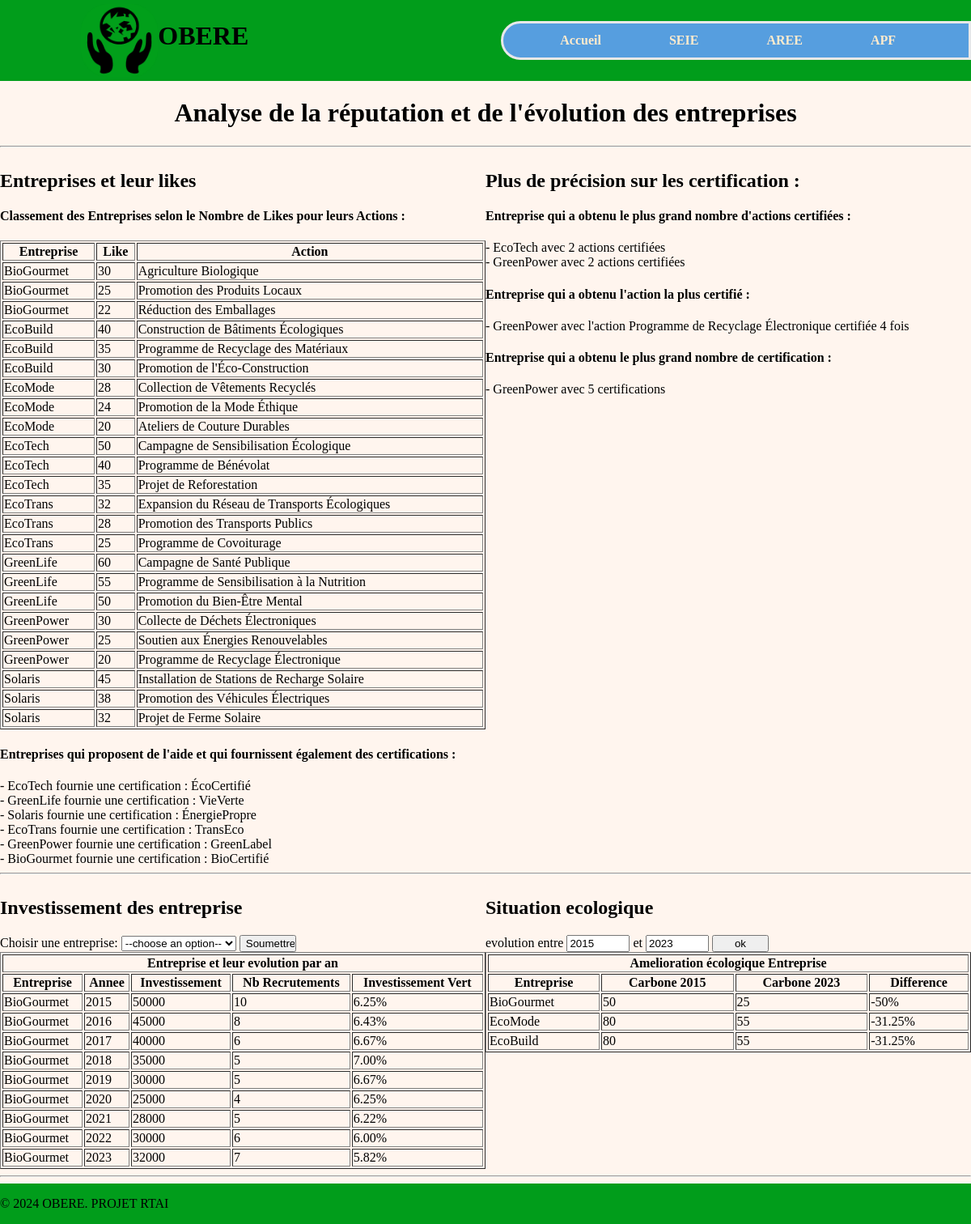
Screenshot of /site/page_aree.php with the database file from the repository.
### tables this page shows
CREATE TABLE Entreprise(
   nomE VARCHAR(50),
   siegeSocial VARCHAR(50),
   siteWeb VARCHAR(50),
   secteur VARCHAR(50),
   taille INT,
   latitude DECIMAL(9,6),
   longitude DECIMAL(9,6),
   PRIMARY KEY(nomE)
);

CREATE TABLE PeutSoutenir(
   nomE VARCHAR(50),
   idTA INT,
   PRIMARY KEY(nomE, idTA),
   FOREIGN KEY(nomE) REFERENCES Entreprise(nomE),
   FOREIGN KEY(idTA) REFERENCES TypeAction(idTA)
);

CREATE TABLE PeutLabeliser(
   nomE VARCHAR(50),
   idTA INT,
   label VARCHAR(50),
   PRIMARY KEY(nomE, idTA),
   FOREIGN KEY(nomE) REFERENCES Entreprise(nomE),
   FOREIGN KEY(idTA) REFERENCES TypeAction(idTA)
);

CREATE TABLE EvolutionEntreprise(
   idEE INT,
   anneeEE INT NOT NULL,
   chiffreAffaire INT,
   montantTotalInvestisement INT,
   nbRecrutement INT,
   quantiteCarbone INT,
   nomE VARCHAR(50) NOT NULL,
   PRIMARY KEY(idEE),
   FOREIGN KEY(nomE) REFERENCES Entreprise(nomE)
);

### site/utils.php (called while the page is built, shortened)
<?php
class Utils{
  static function query($connexion, $sql){
    $result = null;
    try{
      $statement = $connexion->prepare($sql);
      $statement->execute();
      $result = $statement->fetchAll();
    }
    catch (PDOException $e){
      echo 'Echec de query : '.$e->getMessage();
    }
    return $result;
  }
}
 ?>

### site/page_aree.php (the view, shortened to what this page needs)
<!DOCTYPE html>
<html lang="fr">
<head>
</head>
<body>
    <?php include "header.php"; ?>
    <h1>Analyse de la réputation et de l'évolution des entreprises</h1>
    <hr>
    <div class="section1">
        <section class="section">
            <h2>Entreprises et leur likes</h2>
            <?php
            include_once("utils.php");
            $connexion = Utils::connect();
            if ($connexion) {
                $sql1 = "SELECT E.nomE AS Entreprise, A.nomA AS Action, SUM(A.nbLike) AS TotalLikes
                        FROM Entreprise E
                        JOIN Action A ON E.nomE = A.nomE
                        GROUP BY E.nomE, A.nomA
                        ORDER BY E.nomE ASC, TotalLikes DESC;
                        ";
                $sql2 = "SELECT PS.nomE AS Entreprise, PS.idTA AS TypeAction, PL.label AS Certification
                FROM PeutSoutenir PS
                INNER JOIN PeutLabeliser PL ON PS.nomE = PL.nomE AND PS.idTA = PL.idTA;";
                $result1 = Utils::query($connexion, $sql1);
                $result2 = Utils::query($connexion, $sql2);
            }
            ?>
            <h4>Classement des Entreprises selon le Nombre de Likes pour leurs Actions :</h4>
            <table border="1">
                <tr>
                    <th>Entreprise</th>
                    <th>Like</th>
                    <th>Action</th>
                </tr>
                <?php
                foreach ($result1 as $row) {
                    echo '<tr>';
                    echo '<td>' . $row['Entreprise'] . ' </td>';
                    echo '<td>' . $row['TotalLikes'] . ' </td>';
                    echo '<td>' . $row['Action'] . ' </td>';
                    echo '</tr>';
                }
                ?>
            </table>
            <h4>Entreprises qui proposent de l'aide et qui fournissent également des certifications :</h4>
            <?php
            foreach ($result2 as $row) {
                echo '- ' . $row['Entreprise'] . ' fournie une certification : ' . $row['Certification'] .  ' <br>';
            }
            ?>
        </section>
        <section class="section">
            <h2>Plus de précision sur les certification :</h2>
            <?php
            include_once("utils.php");
            $connexion = Utils::connect();
            if ($connexion) {
                $sql1 = "SELECT nomE, COUNT(idA) AS nbActionL
                    FROM(
                        SELECT A.nomE, L.idA
                        FROM Action A, Labeliser L
                        WHERE A.IdA = L.IdA
                        GROUP BY L.idA) AS tab
                    GROUP BY nomE
                    HAVING COUNT(idA) = (
                        SELECT MAX(nbAL)
                        FROM(
                            SELECT COUNT(idA) AS nbAL
                            FROM(
                                SELECT A.nomE, L.idA
                                FROM Action A, Labeliser L
                                WHERE A.IdA = L.IdA
                                GROUP BY L.idA) AS tab
                            GROUP BY nomE ) AS tab);";
                $sql2 = "SELECT A.nomE, A.nomA, COUNT(L.idA) AS nbL
                    FROM Action A, Labeliser L
                    WHERE A.IdA = L.IdA
                    GROUP BY L.idA
                    HAVING COUNT(L.idA) = (
                        SELECT MAX(nbL)
                        FROM(
                            SELECT COUNT(L.idA) AS nbL
                            FROM Labeliser L
                            GROUP BY L.idA) AS tab);";
                $sql3 = "SELECT A.nomE, COUNT(L.idA) AS certification
                    FROM Action A, Labeliser L
                    WHERE A.IdA = L.IdA
                    GROUP BY A.nomE
                    HAVING COUNT(L.idA) = (
                        SELECT MAX(maxL)
                        FROM(
                            SELECT COUNT(L.idA) AS maxL
                            FROM Action A, Labeliser L
                            WHERE A.IdA = L.IdA
                        GROUP BY A.nomE) AS tab);";
                $result1 = Utils::query($connexion, $sql1);
                $result2 = Utils::query($connexion, $sql2);
                $result3 = Utils::query($connexion, $sql3);
            }
            ?>
            <h4>Entreprise qui a obtenu le plus grand nombre d'actions certifiées :</h4>
            <?php
            foreach ($result1 as $row) {
                echo '- ' . $row['nomE'] . ' avec ' . $row['nbActionL'] . ' actions certifiées <br>';
            }
            ?>
            <h4>Entreprise qui a obtenu l'action la plus certifié :</h4>
            <?php
            foreach ($result2 as $row) {
                echo '- ' . $row['nomE'] . ' avec l\'action ' . $row['nomA'] . ' certifiée ' . $row['nbL'] . ' fois <br>';
            }
            ?>
            <h4>Entreprise qui a obtenu le plus grand nombre de certification :</h4>
            <?php
            foreach ($result3 as $row) {
                echo '- ' . $row['nomE'] . ' avec ' . $row['certification'] . ' certifications <br>';
            }
            ?>
        </section>
    </div>
    <hr>
    <div class="section2">
        <section class="section">
            <h2>Investissement des entreprise</h2>
            <?php
            include_once("utils.php");
            $connexion = Utils::connect();
            if ($connexion) {
                $sql = "SELECT nomE AS Entreprise
            FROM Entreprise;";
                $result = Utils::query($connexion, $sql);
                $entrepriseSelectionnee = $result[0][0];
            }
            ?>
            <form action="page_aree.php" method="post">
                Choisir une entreprise:
                <select name="list">
                    <option value="">--choose an option--</option>
                </select>
                <input type="submit" value="Soumettre">
            </form>
            <?php
            include_once("utils.php");
            $connexion = Utils::connect();
            if ($connexion) {
                $sql = "SELECT
          nomE AS Entreprise,
          anneeEE AS Annee,
          chiffreAffaire AS ChiffreAffaire,
          montantTotalInvestisement AS MontantInvestissement,
          nbRecrutement AS NombreRecrutements,
          CONCAT(
              CASE
                  WHEN chiffreAffaire > 0
                  THEN FORMAT((montantTotalInvestisement / chiffreAffaire) * 100, 2)
                  ELSE 0
              END,
              '%'
            ) AS PourcentageInvestissementVert
            FROM EvolutionEntreprise
            WHERE nomE = '$entrepriseSelectionnee'
            ORDER BY anneeEE;";
                $result = Utils::query($connexion, $sql);
            }
            ?>
            <table border="1">
                <caption>
                    <th colspan="5">Entreprise et leur evolution par an</th>
                </caption>
                <tr>
                    <th>Entreprise</th>
                    <th>Annee</th>
                    <th>Investissement</th>
                    <th>Nb Recrutements</th>
                    <th>Investissement Vert</th>
                </tr>
                <?php
                foreach ($result as $row) {
                    echo '<tr>';
                    echo '<td>' . $row['Entreprise'] . ' </td>';
                    echo '<td>' . $row['Annee'] . ' </td>';
                    echo '<td>' . $row['MontantInvestissement'] . ' </td>';
                    echo '<td>' . $row['NombreRecrutements'] . ' </td>';
                    echo '<td>' . $row['PourcentageInvestissementVert'] . '</td>';
                    echo '</tr>';
                }
                ?>
            </table>
        </section>
        <section class="section">
            <h2>Situation ecologique</h2>
            <form action="page_aree.php" method="post">
                evolution entre
                <input type="number" name="choix_annee1" value="2015">
                et
                <input type="number" name="choix_annee2" value="2023">
                <input type="submit" value="ok">
            </form>
            <?php
            $anne1 = 2015;
            $anne2 = 2023;
            ?>
            <?php
            include_once("utils.php");
            $connexion = Utils::connect();
            if ($connexion) {
                $sql = "SELECT Ev1.nomE, Ev1.quantiteCarbone AS q1, Ev2.quantiteCarbone AS q2
                        FROM EvolutionEntreprise Ev1, EvolutionEntreprise Ev2
                        WHERE Ev1.anneeEE = $anne1
                        AND Ev2.anneeEE = $anne2
                        AND Ev1.nomE = Ev2.nomE
                        AND Ev1.quantiteCarbone > Ev2.quantiteCarbone;";
                $result = Utils::query($connexion, $sql);
            }
            ?>
            <table border="1">
                <caption>
                    <th colspan="4">Amelioration écologique Entreprise</th>
                </caption>
                <tr>
                    <th>Entreprise</th>
                    <th>Carbone <?php echo $anne1; ?></th>
                    <th>Carbone <?php echo $anne2; ?></th>
                    <th>Difference</th>
                </tr>
                <?php
                foreach ($result as $row) {
                    echo '<tr>';
                    echo '<td>' . $row['nomE'] . ' </td>';
                    echo '<td>' . $row['q1'] . ' </td>';
                    echo '<td>' . $row['q2'] . ' </td>';
                    $diff = 100 - (100 * $row['q2'] / $row['q1']);
                    echo '<td>-' . $diff . '%</td>';
                    echo '</tr>';
                }
                ?>
            </table>
        </section>
    </div>
    <hr>
    <?php include "footer.php"; ?>
</body>
</html>

### site/page_aree.php (style rules this page uses)
body { margin: 0; background-color: #FFF5EE; }
input { width: 70px; }
h1 { text-align: center }
.section { width: 600px; }
table { width: 600px; }
.section1 { display: flex; justify-content: center; }
.section2 { display: flex; justify-content: center; }

### rows the page displays
entreprise: nomE "BioGourmet", TotalLikes "30", Action "Agriculture Biologique", TotalLikes "25", Action "Promotion des Produits Locaux", TotalLikes "22", Action "Réduction des Emballages"
entreprise: nomE "EcoBuild", TotalLikes "40", Action "Construction de Bâtiments Écologiques", TotalLikes "35", Action "Programme de Recyclage des Matériaux", TotalLikes "30", Action "Promotion de l'Éco-Construction"
entreprise: nomE "EcoMode", TotalLikes "28", Action "Collection de Vêtements Recyclés", TotalLikes "24", Action "Promotion de la Mode Éthique", TotalLikes "20", Action "Ateliers de Couture Durables"
entreprise: nomE "EcoTech", TotalLikes "50", Action "Campagne de Sensibilisation Écologique", TotalLikes "40", Action "Programme de Bénévolat", TotalLikes "35", Action "Projet de Reforestation"
entreprise: nomE "EcoTrans", TotalLikes "32", Action "Expansion du Réseau de Transports Écologiques", TotalLikes "28", Action "Promotion des Transports Publics", TotalLikes "25", Action "Programme de Covoiturage"
entreprise: nomE "GreenLife", TotalLikes "60", Action "Campagne de Santé Publique", TotalLikes "55", Action "Programme de Sensibilisation à la Nutrition", TotalLikes "50", Action "Promotion du Bien-Être Mental"
entreprise: nomE "GreenPower", TotalLikes "30", Action "Collecte de Déchets Électroniques", TotalLikes "25", Action "Soutien aux Énergies Renouvelables", TotalLikes "20", Action "Programme de Recyclage Électronique"
entreprise: nomE "Solaris", TotalLikes "45", Action "Installation de Stations de Recharge Solaire", TotalLikes "38", Action "Promotion des Véhicules Électriques", TotalLikes "32", Action "Projet de Ferme Solaire"
peutsoutenir: nomE "EcoTech", peutlabeliser.label "ÉcoCertifié"
peutsoutenir: nomE "GreenLife", peutlabeliser.label "VieVerte"
peutsoutenir: nomE "Solaris", peutlabeliser.label "ÉnergiePropre"
peutsoutenir: nomE "EcoTrans", peutlabeliser.label "TransEco"
peutsoutenir: nomE "GreenPower", peutlabeliser.label "GreenLabel"
peutsoutenir: nomE "BioGourmet", peutlabeliser.label "BioCertifié"
evolutionentreprise: nomE "BioGourmet", anneeEE "2015", montantTotalInvestisement "50000", nbRecrutement "10", PourcentageInvestissementVert "6.25%", quantiteCarbone "50", evolutionentreprise.quantiteCarbone "25"
evolutionentreprise: nomE "BioGourmet", anneeEE "2016", montantTotalInvestisement "45000", nbRecrutement "8", PourcentageInvestissementVert "6.43%"
evolutionentreprise: nomE "BioGourmet", anneeEE "2017", montantTotalInvestisement "40000", nbRecrutement "6", PourcentageInvestissementVert "6.67%"
evolutionentreprise: nomE "BioGourmet", anneeEE "2018", montantTotalInvestisement "35000", nbRecrutement "5", PourcentageInvestissementVert "7.00%"
evolutionentreprise: nomE "BioGourmet", anneeEE "2019", montantTotalInvestisement "30000", nbRecrutement "5", PourcentageInvestissementVert "6.67%"
evolutionentreprise: nomE "BioGourmet", anneeEE "2020", montantTotalInvestisement "25000", nbRecrutement "4", PourcentageInvestissementVert "6.25%"
evolutionentreprise: nomE "BioGourmet", anneeEE "2021", montantTotalInvestisement "28000", nbRecrutement "5", PourcentageInvestissementVert "6.22%"
evolutionentreprise: nomE "BioGourmet", anneeEE "2022", montantTotalInvestisement "30000", nbRecrutement "6", PourcentageInvestissementVert "6.00%"
evolutionentreprise: nomE "BioGourmet", anneeEE "2023", montantTotalInvestisement "32000", nbRecrutement "7", PourcentageInvestissementVert "5.82%"
evolutionentreprise: nomE "EcoMode", quantiteCarbone "80", evolutionentreprise.quantiteCarbone "55", diff "31.25"
evolutionentreprise: nomE "EcoBuild", quantiteCarbone "80", evolutionentreprise.quantiteCarbone "55", diff "31.25"

### other values shown
$row['nomE'] "EcoTech"
$row['nbActionL'] "2"
$row['nomE'] "GreenPower"
$row['nomA'] "Programme de Recyclage Électronique"
$row['nbL'] "4"
$row['certification'] "5"
$anne1 "2015"
$anne2 "2023"
